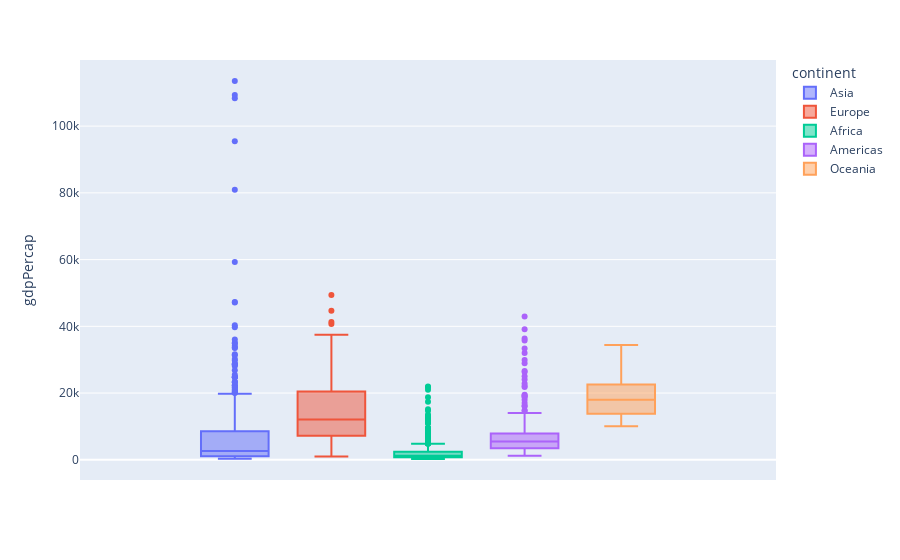

The notebook cell saved with this chart:
### Markdown cell above
[Back to top](#Index:) 

### Problem 6

#### Boxplots for GDP by Continent

Use `plotly` to create boxplots for GDP by continent.  

Use the `plt.savefig()` method to save the image as `img5.png` in the `images` folder.

### Code cell
### GRADED

px.box(gapminder, y='gdpPercap', color='continent')

### Figure 1 — Plotly figure (JSON) as saved in the notebook; plotly's stock layout.template omitted (floating-point values rounded to 4 significant figures; data arrays with more than 128 entries replaced by an {"elided": "..."} marker saying what was removed)
{"data": [{"alignmentgroup": "True", "hovertemplate": "continent=Asia<br>gdpPercap=%{y}<extra></extra>", "legendgroup": "Asia", "marker": {"color": "#636efa"}, "name": "Asia", "notched": false, "offsetgroup": "Asia", "orientation": "v", "showlegend": true, "type": "box", "x0": " ", "xaxis": "x", "y": {"elided": "396 float values"}, "y0": " ", "yaxis": "y"}, {"alignmentgroup": "True", "hovertemplate": "continent=Europe<br>gdpPercap=%{y}<extra></extra>", "legendgroup": "Europe", "marker": {"color": "#EF553B"}, "name": "Europe", "notched": false, "offsetgroup": "Europe", "orientation": "v", "showlegend": true, "type": "box", "x0": " ", "xaxis": "x", "y": {"elided": "360 float values"}, "y0": " ", "yaxis": "y"}, {"alignmentgroup": "True", "hovertemplate": "continent=Africa<br>gdpPercap=%{y}<extra></extra>", "legendgroup": "Africa", "marker": {"color": "#00cc96"}, "name": "Africa", "notched": false, "offsetgroup": "Africa", "orientation": "v", "showlegend": true, "type": "box", "x0": " ", "xaxis": "x", "y": {"elided": "624 float values"}, "y0": " ", "yaxis": "y"}, {"alignmentgroup": "True", "hovertemplate": "continent=Americas<br>gdpPercap=%{y}<extra></extra>", "legendgroup": "Americas", "marker": {"color": "#ab63fa"}, "name": "Americas", "notched": false, "offsetgroup": "Americas", "orientation": "v", "showlegend": true, "type": "box", "x0": " ", "xaxis": "x", "y": {"elided": "300 float values"}, "y0": " ", "yaxis": "y"}, {"alignmentgroup": "True", "hovertemplate": "continent=Oceania<br>gdpPercap=%{y}<extra></extra>", "legendgroup": "Oceania", "marker": {"color": "#FFA15A"}, "name": "Oceania", "notched": false, "offsetgroup": "Oceania", "orientation": "v", "showlegend": true, "type": "box", "x0": " ", "xaxis": "x", "y": [10040.0, 10950.0, 12220.0, 14530.0, 16790.0, 18330.0, 19480.0, 21890.0, 23420.0, 27000.0, 30690.0, 34440.0, 10560.0, 12250.0, 13180.0, 14460.0, 16050.0, 16230.0, 17630.0, 19010.0, 18360.0, 21050.0, 23190.0, 25190.0], "y0": " ", "yaxis": "y"}], "layout": {"boxmode": "group", "legend": {"title": {"text": "continent"}, "tracegroupgap": 0}, "margin": {"t": 60}, "xaxis": {"anchor": "y", "domain": [0, 1]}, "yaxis": {"anchor": "x", "domain": [0, 1], "title": {"text": "gdpPercap"}}}}
